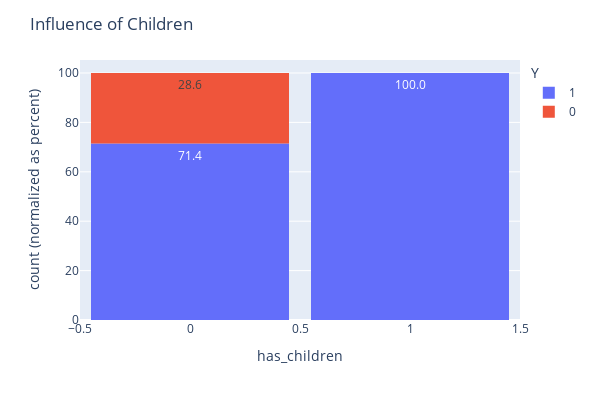

The code cell stored with this chart in its notebook:
### Code cell
df_carry_poor_widowed = df_carry_poor.loc[(df_carry_poor['maritalStatus'] == 'Widowed')]

fig = px.histogram(df_carry_poor_widowed, x="has_children", color="Y",
                   barnorm='percent', text_auto='.1f')

fig.update_layout(width=600, height=400, bargap=0.1)
fig.update_layout(title='Influence of Children')

fig

### Figure 1 — Plotly figure (JSON) as saved in the notebook; plotly's stock layout.template omitted (floating-point values rounded to 4 significant figures)
{"data": [{"alignmentgroup": "True", "bingroup": "x", "hovertemplate": "Y=1<br>has_children=%{x}<br>count (normalized as percent)=%{y}<extra></extra>", "legendgroup": "1", "marker": {"color": "#636efa", "pattern": {"shape": ""}}, "name": "1", "offsetgroup": "1", "orientation": "v", "showlegend": true, "texttemplate": "%{value:.1f}", "type": "histogram", "x": [1, 1, 1, 1, 1, 0, 0, 0, 0, 0], "xaxis": "x", "yaxis": "y"}, {"alignmentgroup": "True", "bingroup": "x", "hovertemplate": "Y=0<br>has_children=%{x}<br>count (normalized as percent)=%{y}<extra></extra>", "legendgroup": "0", "marker": {"color": "#EF553B", "pattern": {"shape": ""}}, "name": "0", "offsetgroup": "0", "orientation": "v", "showlegend": true, "texttemplate": "%{value:.1f}", "type": "histogram", "x": [0, 0], "xaxis": "x", "yaxis": "y"}], "layout": {"bargap": 0.1, "barmode": "relative", "barnorm": "percent", "height": 400, "legend": {"title": {"text": "Y"}, "tracegroupgap": 0}, "margin": {"t": 60}, "title": {"text": "Influence of Children"}, "width": 600, "xaxis": {"anchor": "y", "domain": [0, 1], "title": {"text": "has_children"}}, "yaxis": {"anchor": "x", "domain": [0, 1], "title": {"text": "count (normalized as percent)"}}}}
